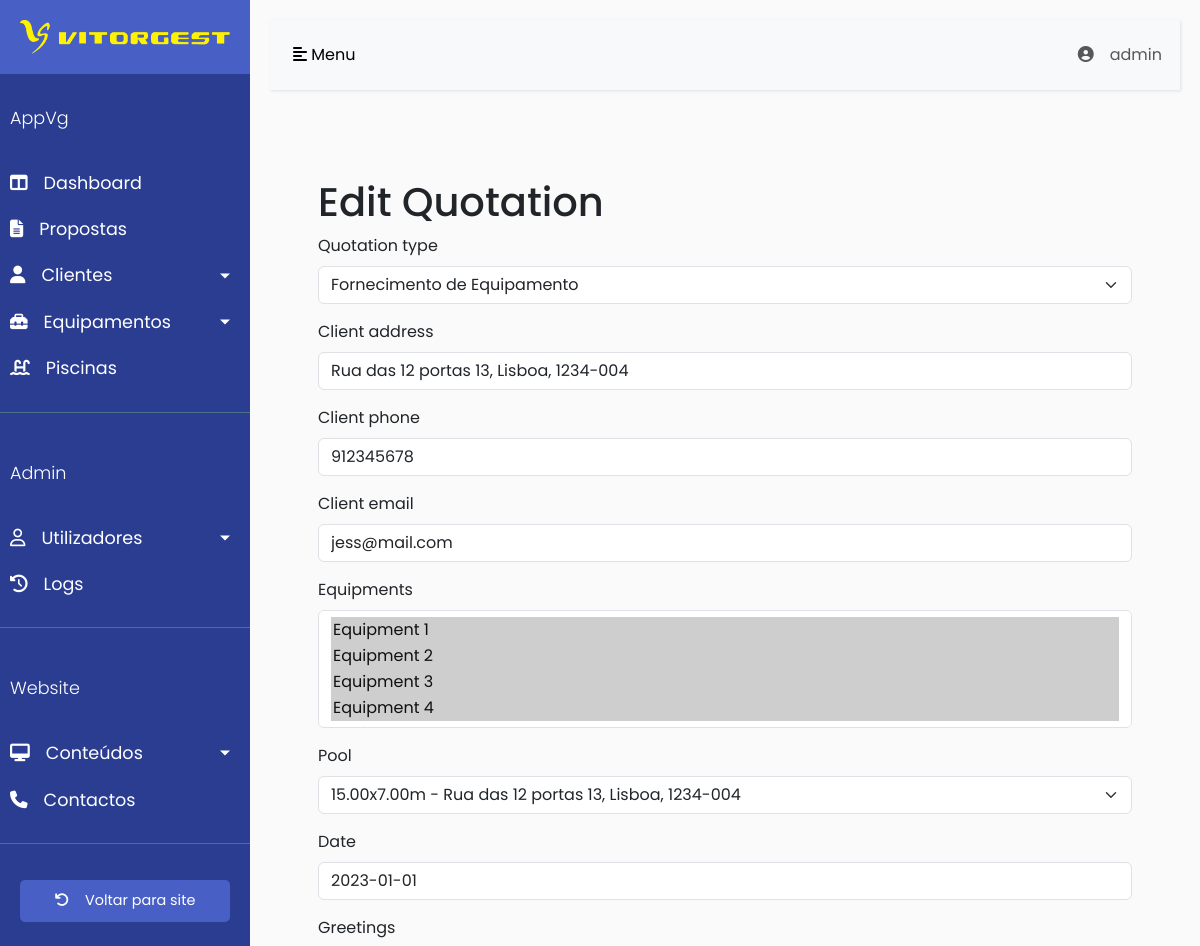
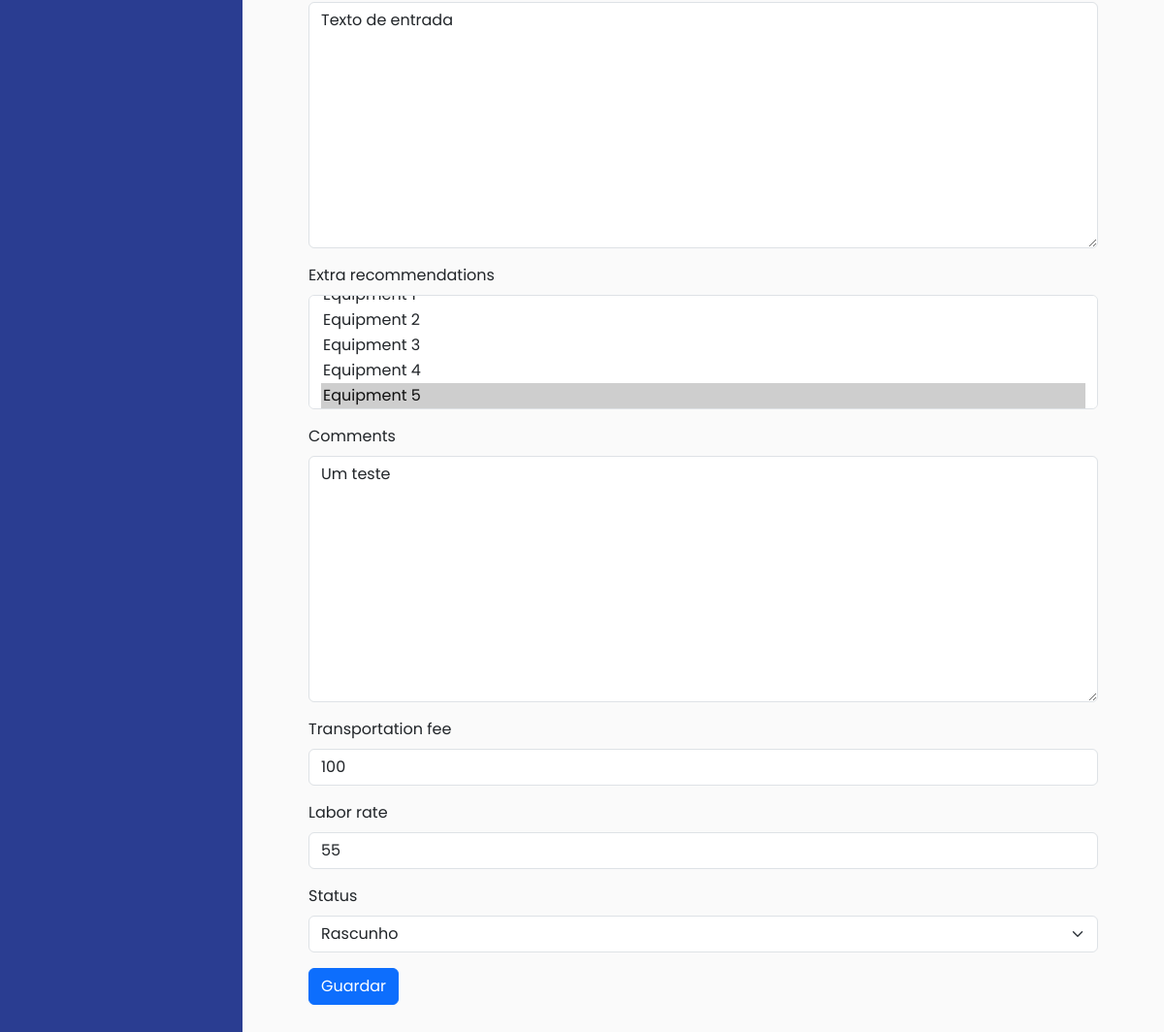
/backoffice/quotation/1/edit/ (signed in), run on an earlier commit of the app's database (2 pictures, top to bottom).
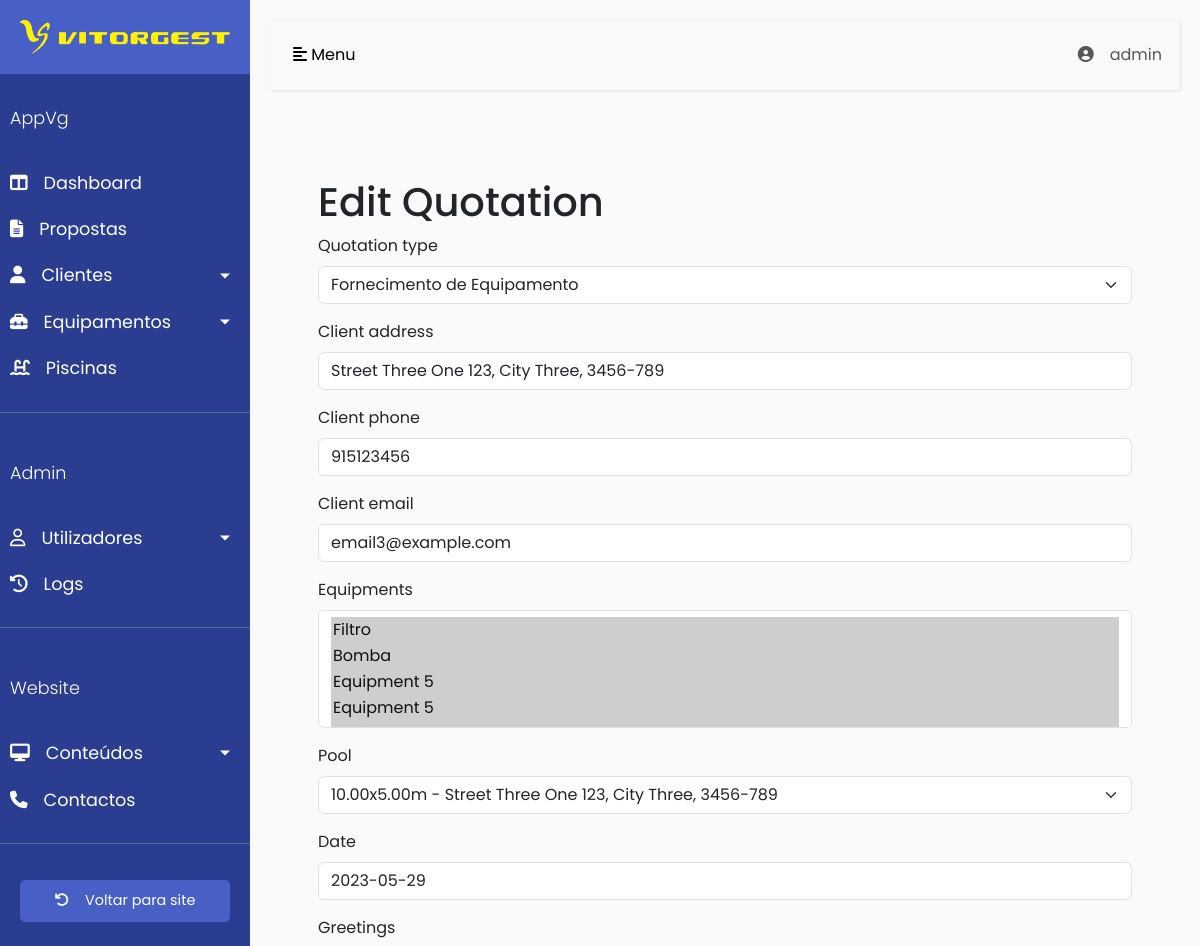
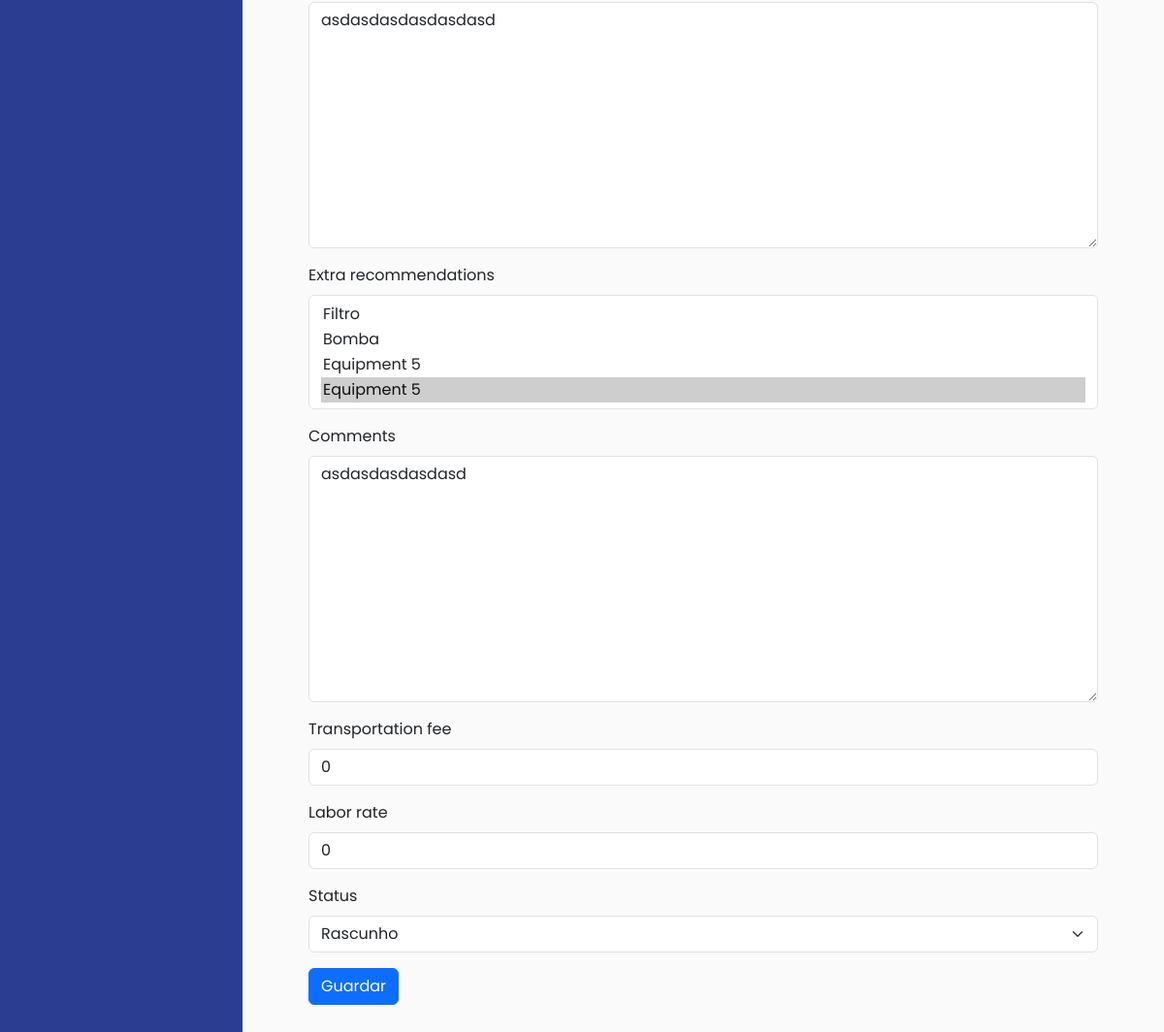
And on a later commit of the database (2 pictures, top to bottom).
### backoffice/models/quotation.py (models this page shows, shortened)
class Quotation(models.Model):
    quotation_id = models.CharField(max_length=20, unique=True, blank=True)
    quotation_type = models.CharField(max_length=20, choices=QUOTATION_TYPE_CHOICES, default='equipment')
    client = models.ForeignKey(Client, on_delete=models.CASCADE)
    client_address = models.CharField(max_length=50, null=True, blank=True)
    client_phone = models.CharField(max_length=50, null=True, blank=True)
    client_email = models.CharField(max_length=50, null=True, blank=True)
    equipments = models.ManyToManyField(Equipment)
    pool = models.ForeignKey(Pool, on_delete=models.SET_NULL, null=True, blank=True)
    date = models.DateField()
    date_created = models.DateTimeField(auto_now_add=True)
    date_updated = models.DateTimeField(auto_now=True)
    greetings = models.TextField()
    extra_recommendations = models.ManyToManyField(Equipment, related_name='extra_recommendations')
    comments = models.TextField()
    labor_rate = models.IntegerField(null=True, blank=True, default=0)
    transportation_fee = models.IntegerField(null=True, blank=True, default=0)
    status = models.CharField(max_length=20, choices=STATUS_CHOICES, default='draft')

### backoffice/views/quotation_views.py (the view)
# urls.py: path('quotation/<int:quotation_id>/edit/', login_required(quotation_views.edit_quotation), name='edit_quotation'),
def edit_quotation(request, quotation_id):
    quotation = get_object_or_404(Quotation, id=quotation_id)
    client = quotation.client
    if request.method == 'POST':
        form = QuotationForm(request.POST, instance=quotation, client=client, quotation=quotation)
        if form.is_valid():
            form.save()
            return redirect('quotation_details', quotation_id=quotation_id)
    else:
        form = QuotationForm(instance=quotation, client=client, quotation=quotation)
    return render(request, 'quotation/edit_quotation.html', {'form': form})

### backoffice/models/client.py (called while the page is built)
    def __str__(self):
        return f"{self.street} {self.number}, {self.city}, {self.postal_code}"

### backoffice/models/equipment.py (called while the page is built)
    def __str__(self):
        return self.name

### backoffice/models/pool.py (called while the page is built)
    def __str__(self):
        return f"{self.length}x{self.width}m - {self.address}"

### backoffice/templates/quotation/edit_quotation.html (shortened to what this page needs)
{% extends 'base.html' %}
{% load bootstrap5 %}
{% block content %}
    <h1>Edit Quotation</h1>
    <form method="post">
        {% bootstrap_form form %}
        <button type="submit" class="btn btn-primary">Guardar</button>
    </form>
{% endblock %}

What changed in the data, as far as the page shows it:
changed Quotation "Fornecimento de Equipamento": client_address "Rua das 12 portas 13, Lisboa, 1234-004" → "Street Three One 123, City Three, 3456-789"; client_phone "912345678" → "915123456"; client_email "jess@mail.com" → "email3@example.com"; pool "15.00x7.00m - Rua das 12 portas 13, Lisboa, 1234-004" → "10.00x5.00m - Street Three One 123, City Three, 3456-789"; date "2023-01-01" → "2023-05-29"; greetings "Texto de entrada" → "asdasdasdasdasdasd"; comments "Um teste" → "asdasdasdasdasd"; transportation_fee "100" → "0"; labor_rate "55" → "0"
Also different on the page:
form field equipments: "Equipment 1 ☑ / Equipment 2 ☑ / Equipment 3 ☑ / Equipment 4 ☑" → "Filtro ☑ / Bomba ☑ / Equipment 5 ☑ / Equipment 5 ☑"
form field extra_recommendations: "Equipment 2 / Equipment 3 / Equipment 4 / Equipment 5 ☑" → "Filtro / Bomba / Equipment 5 / Equipment 5 ☑"
